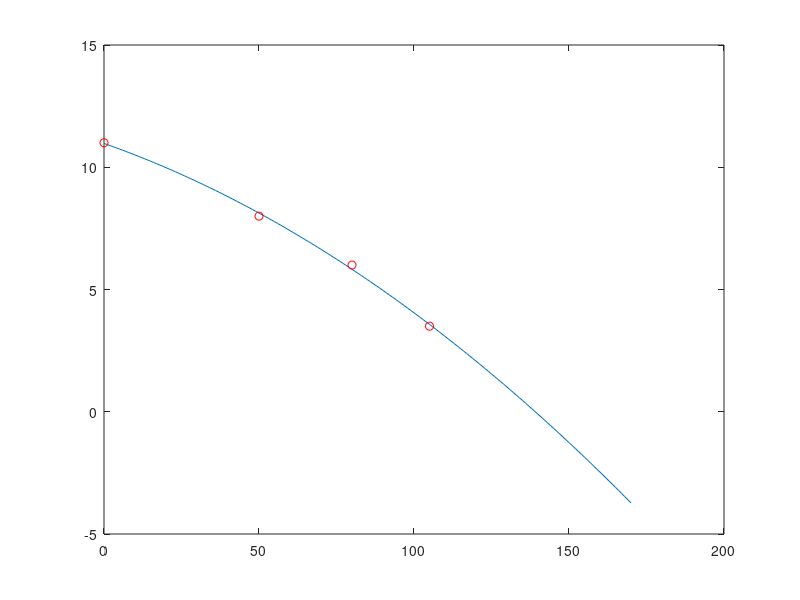

Here is the MATLAB script that generated this plot:
close all
thicknesss = [0 50 80 105];
speeds = [11 8 6 3.5];
[p, plyv] = polyfit(thicknesss, speeds, 2);
m_thicks = 0 : 170;
predict_speeds = polyval(p, m_thicks);
polyval(p, 110)
plot(m_thicks, predict_speeds);
hold on
plot(thicknesss, speeds, 'ro')